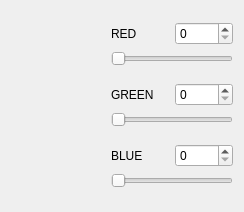
<?xml version="1.0" encoding="UTF-8"?>
<ui version="4.0">
 <class>Dialog</class>
 <widget class="QDialog" name="Dialog">
  <property name="geometry">
   <rect>
    <x>0</x>
    <y>0</y>
    <width>244</width>
    <height>212</height>
   </rect>
  </property>
  <property name="windowTitle">
   <string>Dialog</string>
  </property>
  <layout class="QHBoxLayout" name="horizontalLayout_4">
   <item>
    <layout class="QVBoxLayout" name="verticalLayout_5">
     <item>
      <spacer name="verticalSpacer">
       <property name="orientation">
        <enum>Qt::Vertical</enum>
       </property>
       <property name="sizeHint" stdset="0">
        <size>
         <width>20</width>
         <height>40</height>
        </size>
       </property>
      </spacer>
     </item>
     <item>
      <spacer name="horizontalSpacer">
       <property name="orientation">
        <enum>Qt::Horizontal</enum>
       </property>
       <property name="sizeType">
        <enum>QSizePolicy::Fixed</enum>
       </property>
       <property name="sizeHint" stdset="0">
        <size>
         <width>100</width>
         <height>100</height>
        </size>
       </property>
      </spacer>
     </item>
     <item>
      <spacer name="verticalSpacer_2">
       <property name="orientation">
        <enum>Qt::Vertical</enum>
       </property>
       <property name="sizeHint" stdset="0">
        <size>
         <width>20</width>
         <height>40</height>
        </size>
       </property>
      </spacer>
     </item>
    </layout>
   </item>
   <item>
    <layout class="QVBoxLayout" name="verticalLayout_4">
     <item>
      <layout class="QVBoxLayout" name="verticalLayout">
       <item>
        <layout class="QHBoxLayout" name="horizontalLayout">
         <item>
          <widget class="QLabel" name="label">
           <property name="text">
            <string>RED</string>
           </property>
          </widget>
         </item>
         <item>
          <widget class="QSpinBox" name="spinBoxRed">
           <property name="maximum">
            <number>255</number>
           </property>
          </widget>
         </item>
        </layout>
       </item>
       <item>
        <widget class="QSlider" name="horizontalSlider">
         <property name="maximum">
          <number>255</number>
         </property>
         <property name="orientation">
          <enum>Qt::Horizontal</enum>
         </property>
        </widget>
       </item>
      </layout>
     </item>
     <item>
      <layout class="QVBoxLayout" name="verticalLayout_2">
       <item>
        <layout class="QHBoxLayout" name="horizontalLayout_2">
         <item>
          <widget class="QLabel" name="label_2">
           <property name="text">
            <string>GREEN</string>
           </property>
          </widget>
         </item>
         <item>
          <widget class="QSpinBox" name="spinBoxGreen">
           <property name="maximum">
            <number>255</number>
           </property>
          </widget>
         </item>
        </layout>
       </item>
       <item>
        <widget class="QSlider" name="horizontalSlider_2">
         <property name="maximum">
          <number>255</number>
         </property>
         <property name="orientation">
          <enum>Qt::Horizontal</enum>
         </property>
        </widget>
       </item>
      </layout>
     </item>
     <item>
      <layout class="QVBoxLayout" name="verticalLayout_3">
       <item>
        <layout class="QHBoxLayout" name="horizontalLayout_3">
         <item>
          <widget class="QLabel" name="label_3">
           <property name="text">
            <string>BLUE</string>
           </property>
          </widget>
         </item>
         <item>
          <widget class="QSpinBox" name="spinBoxBlue">
           <property name="maximum">
            <number>255</number>
           </property>
          </widget>
         </item>
        </layout>
       </item>
       <item>
        <widget class="QSlider" name="horizontalSlider_3">
         <property name="maximum">
          <number>255</number>
         </property>
         <property name="orientation">
          <enum>Qt::Horizontal</enum>
         </property>
        </widget>
       </item>
      </layout>
     </item>
    </layout>
   </item>
  </layout>
 </widget>
 <resources/>
 <connections>
  <connection>
   <sender>spinBoxRed</sender>
   <signal>valueChanged(int)</signal>
   <receiver>horizontalSlider</receiver>
   <slot>setValue(int)</slot>
   <hints>
    <hint type="sourcelabel">
     <x>71</x>
     <y>27</y>
    </hint>
    <hint type="destinationlabel">
     <x>49</x>
     <y>60</y>
    </hint>
   </hints>
  </connection>
  <connection>
   <sender>horizontalSlider</sender>
   <signal>valueChanged(int)</signal>
   <receiver>spinBoxRed</receiver>
   <slot>setValue(int)</slot>
   <hints>
    <hint type="sourcelabel">
     <x>70</x>
     <y>60</y>
    </hint>
    <hint type="destinationlabel">
     <x>83</x>
     <y>35</y>
    </hint>
   </hints>
  </connection>
  <connection>
   <sender>spinBoxGreen</sender>
   <signal>valueChanged(int)</signal>
   <receiver>horizontalSlider_2</receiver>
   <slot>setValue(int)</slot>
   <hints>
    <hint type="sourcelabel">
     <x>63</x>
     <y>95</y>
    </hint>
    <hint type="destinationlabel">
     <x>56</x>
     <y>119</y>
    </hint>
   </hints>
  </connection>
  <connection>
   <sender>horizontalSlider_2</sender>
   <signal>valueChanged(int)</signal>
   <receiver>spinBoxGreen</receiver>
   <slot>setValue(int)</slot>
   <hints>
    <hint type="sourcelabel">
     <x>69</x>
     <y>126</y>
    </hint>
    <hint type="destinationlabel">
     <x>71</x>
     <y>96</y>
    </hint>
   </hints>
  </connection>
  <connection>
   <sender>spinBoxBlue</sender>
   <signal>valueChanged(int)</signal>
   <receiver>horizontalSlider_3</receiver>
   <slot>setValue(int)</slot>
   <hints>
    <hint type="sourcelabel">
     <x>96</x>
     <y>155</y>
    </hint>
    <hint type="destinationlabel">
     <x>85</x>
     <y>183</y>
    </hint>
   </hints>
  </connection>
  <connection>
   <sender>horizontalSlider_3</sender>
   <signal>valueChanged(int)</signal>
   <receiver>spinBoxBlue</receiver>
   <slot>setValue(int)</slot>
   <hints>
    <hint type="sourcelabel">
     <x>46</x>
     <y>183</y>
    </hint>
    <hint type="destinationlabel">
     <x>96</x>
     <y>155</y>
    </hint>
   </hints>
  </connection>
  <connection>
   <sender>spinBoxRed</sender>
   <signal>valueChanged(int)</signal>
   <receiver>Dialog</receiver>
   <slot>update()</slot>
   <hints>
    <hint type="sourcelabel">
     <x>94</x>
     <y>40</y>
    </hint>
    <hint type="destinationlabel">
     <x>281</x>
     <y>115</y>
    </hint>
   </hints>
  </connection>
  <connection>
   <sender>spinBoxGreen</sender>
   <signal>valueChanged(int)</signal>
   <receiver>Dialog</receiver>
   <slot>update()</slot>
   <hints>
    <hint type="sourcelabel">
     <x>96</x>
     <y>88</y>
    </hint>
    <hint type="destinationlabel">
     <x>282</x>
     <y>69</y>
    </hint>
   </hints>
  </connection>
  <connection>
   <sender>horizontalSlider_3</sender>
   <signal>valueChanged(int)</signal>
   <receiver>Dialog</receiver>
   <slot>update()</slot>
   <hints>
    <hint type="sourcelabel">
     <x>32</x>
     <y>175</y>
    </hint>
    <hint type="destinationlabel">
     <x>264</x>
     <y>177</y>
    </hint>
   </hints>
  </connection>
 </connections>
</ui>
